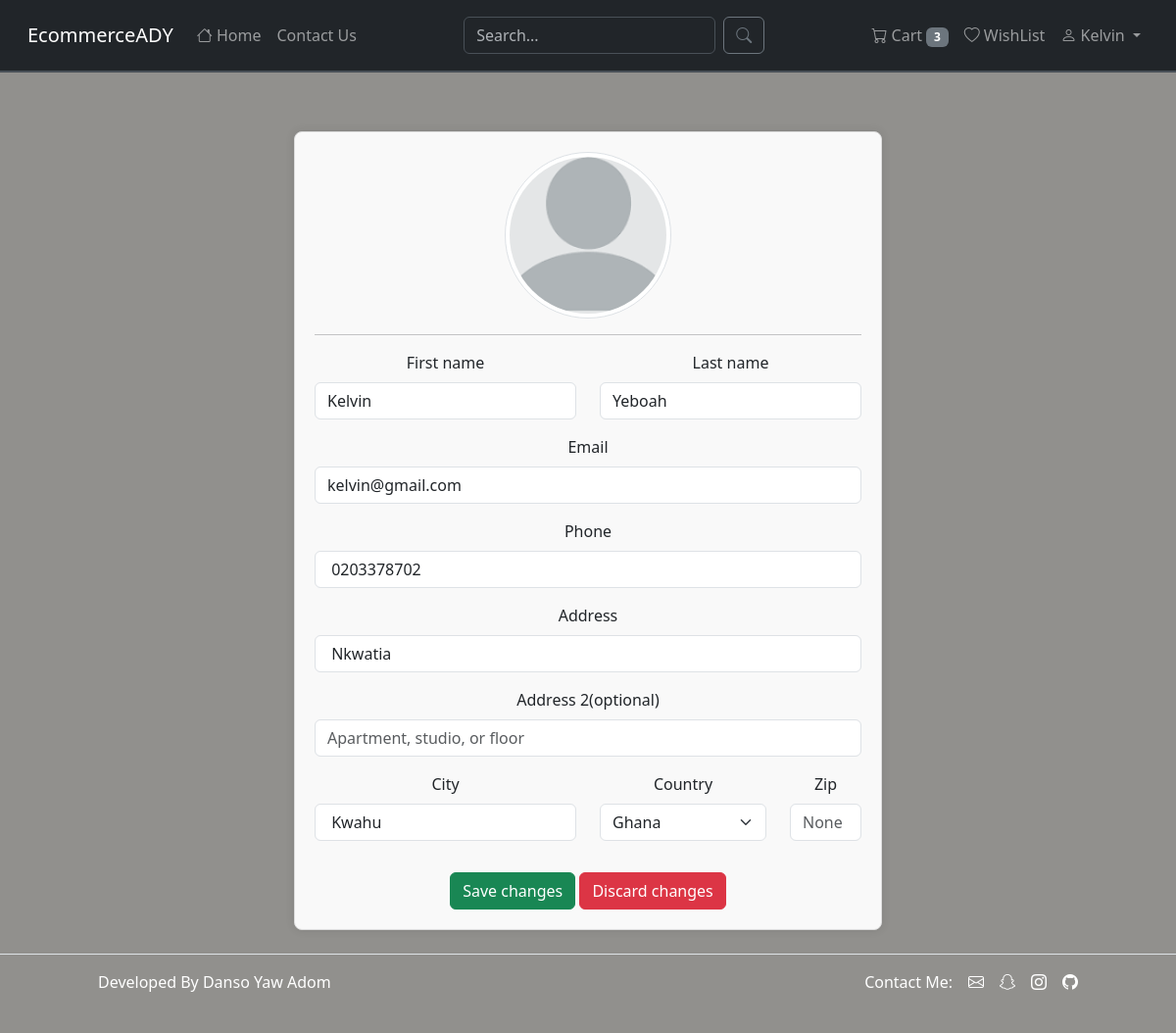
Page /edit-profile (signed in) on the committed database.
### ecommerce/models.py (models this page shows, shortened)
class User(db.Model, UserMixin):
	id = db.Column(db.Integer, primary_key=True)
	first_name = db.Column(db.String(120), nullable=False)
	last_name = db.Column(db.String(120), nullable=False)
	email = db.Column(db.String(50), unique=True, nullable=False)
	password = db.Column(db.String(120), nullable=False)
	timestamp = db.Column(db.DateTime, default=datetime.utcnow, nullable=False)
	cart = db.relationship('Cart', backref='user', lazy=True)
	wish_list = db.relationship('WishList', backref='user', lazy=True)
	orders = db.relationship('Orders', backref='user', lazy=True)
	role = db.Column(db.String(50), nullable=False, default='normal')
	phone = db.Column(db.String(120), nullable=True)
	address = db.Column(db.String(120), nullable=True)
	address2 = db.Column(db.String(120), nullable=True)
	city = db.Column(db.String(120), nullable=True)
	zip_code = db.Column(db.String(120), nullable=True)
	country = db.Column(db.String(120), nullable=True)

### ecommerce/views.py (the view, shortened to what this page needs)
@views.route('/edit-profile', methods=['GET', 'POST'])
@login_required
def edit_profile():
	form = EditProfile()
	user = db.get_or_404(User, current_user.id)
	return render_template('views/edit_profile.html', form=form)

### ecommerce/forms.py
class EditProfile(FlaskForm):
	fname = StringField('First name', validators=[DataRequired()])
	lname = StringField('Last name', validators=[DataRequired()])
	phone = TelField('Phone', validators=[DataRequired()])
	email = StringField("Email Address", validators=[DataRequired(), Email(message='Please enter a valid email')])
	address = StringField('Address', validators=[Optional()])
	address2 = StringField('Address 2', validators=[Optional()])
	city = StringField('City', validators=[Optional()])
	country = SelectField('Country', choices=[('Ghana'), ('Nigeria'), ('Togo')], validators=[Optional()])
	zipcode = StringField('Zip code', validators=[Optional()])

### ecommerce/views.py (called while the page is built)
@views.app_context_processor
def base():
	cart_no = 0
	if current_user.is_authenticated:
		cart_items = db.session.execute(db.select(Cart).filter(Cart.user_id == current_user.id)).scalars()
		cart_no = len(list(cart_items))
	return dict(cart_no=cart_no)

### ecommerce/templates/views/edit_profile.html (shortened to what this page needs)
{% extends 'views/base.html' %}
{% block content %}
<div class="container">
    <form action="{{ url_for('views.edit_profile') }}", method="POST" novalidate>
        <div class="profile-card mt-5">
            <div class="container-fluid d-flex justify-content-around">
                <div class="profile-image-container positon-relative">
                    <img src="{{ url_for('static', filename='images/no-image.png') }}" class="img-fluid img-thumbnail profile-image" alt="Profile Picture">
                </div>
            </div>
            <hr>
            <div class="row">
              <div class="col-md-6 mb-3">
                <label for="fname" class="form-label">First name</label>
                <input type="text" name="fname" class="form-control" id="fname" value="{{current_user.first_name}}">
              </div>
              <div class="col-md-6 mb-3">
                <label for="lname" class="form-label">Last name</label>
                <input type="text" name="lname" class="form-control" id="lname" value="{{current_user.last_name}}">
              </div>
              <div class="col-12 mb-3">
                <label for="email" class="form-label">Email</label>
                <input type="email" name="email" class="form-control" id="email" value="{{current_user.email}}">
              </div>
              <div class="col-md-12 mb-3">
                <label for="phone" class="form-label">Phone</label>
                <input type="tel" name="phone" class="form-control" id="phone" value="{% if current_user.phone %} {{current_user.phone}} {% endif %}" placeholder="Not specified">
              </div>
              <div class="col-12 mb-3">
                <label for="address" class="form-label">Address</label>
                <input type="text" name="address" class="form-control" id="address" value="{% if current_user.address %} {{current_user.address}} {% endif %}" placeholder="Not specified">
              </div>
              <div class="col-12 mb-3">
                <label for="address2" class="form-label">Address 2<span>(optional)</span></label>
                <input type="text" name="address2" class="form-control" id="address2" value="{% if current_user.address2 %} {{current_user.address2}} {% endif %}" placeholder="Apartment, studio, or floor">
              </div>
              <div class="col-md-6 mb-3">
                <label for="city" class="form-label">City</label>
                <input type="text" name="city" class="form-control" id="city" value="{% if current_user.city %} {{current_user.city}} {% endif %}" placeholder="Not specified">
              </div>
              <div class="col-md-4 mb-3">
                <label for="country" class="form-label">Country</label>
                <select id="country" name="country" class="form-select">
                    <option value="Ghana" {% if current_user.country == 'Ghana' %} selected {% endif %}>Ghana</option>
                </select>
              </div>
              <div class="col-md-2 mb-3">
                <label for="zipcode" class="form-label">Zip</label>
                <input type="text" class="form-control" name="zipcode" id="zipcode" placeholder="{{current_user.zip_code}}">
              </div>
            </div>
            <div class="mt-3">
                <button type="submit" class="btn btn-success">Save changes</button>
                <a href="{{ url_for('views.profile') }}" class="btn btn-danger">
                    Discard changes
                </a>
            </div>
        </div>
    </form>
</div>
{% endblock content %}

### ecommerce/templates/views/_navbar.html (shortened to what this page needs)
<div class="navbar navbar-expand-md navbar-dark bg-dark fixed-top p-3 border-bottom border-2">
  <div class="container-fluid">
    <a class="navbar-brand" href="{{ url_for('views.home') }}">EcommerceADY</a>
    <div class="collapse navbar-collapse" id="navbarSupportedContent">
      <ul class="navbar-nav me-auto mb-2 mb-lg-0">
        <li class="nav-item">
          <a class="nav-link" href="{{ url_for('views.home') }}">
            <i class="bi bi-house"></i> Home
          </a>
        </li>
        <li class="nav-item">
          <a class="nav-link" href="#">
            Contact Us
          </a>
        </li>
      </ul>
      <form class="d-flex" method="POST" action="{{ url_for('views.search') }}">
        <input class="form-control me-2" type="text" name="search" placeholder="Search..." aria-label="Search">
        <button class="btn btn-outline-secondary" type="submit">
          <i class="bi bi-search"></i>
        </button>
      </form>
      <ul class="navbar-nav ms-auto mb-2 mb-lg-0">
        {% if current_user.is_authenticated %}
        <li class="nav-item">
          <a class="nav-link" href="{{ url_for('views.cart') }}">
            <i class="bi bi-cart"></i> Cart
            {% if cart_no > 0 %}
            <span class="badge bg-secondary">{{ cart_no }}</span>
            {% endif %}
          </a>
        </li>
        <li class="nav-item">
          <a class="nav-link" href="{{ url_for('views.wishlist') }}">
            <i class="bi bi-heart"></i> WishList
          </a>
        </li>
        <li class="nav-item dropdown">
          <a class="nav-link dropdown-toggle" href="#" id="navbarDropdown" role="button" data-bs-toggle="dropdown" aria-expanded="false">
            <i class="bi bi-person"></i> {{current_user.first_name}}
          </a>
        </li>
        {% endif %}
      </ul>
    </div>
  </div>
</div>

### ecommerce/static/css/base.css (style rules this page uses)
body { background: #91908d; font-family: 'Segoe UI', Tahoma, Geneva, Verdana, sans-serif; }
.container { text-align: center; }
.profile-card { max-width: 600px; margin: 0 auto; padding: 20px; background-color: #f9f9f9; border: 1px solid #ddd; border-radius: 8px; box-shadow: 0 0 10px rgba(0,0,0,0.1); }
.profile-image-container { position: relative; width: 170px; height: 170px; border-radius: 50%; }
.profile-image { width: 100%; height: 100%; border-radius: 50%; object-fit: cover; }

### rows in the picture
User: first_name "Kelvin", fname "Kelvin", lname "Yeboah", email "kelvin@gmail.com", phone "0203378702", address "Nkwatia", city "Kwahu", country "Ghana", zipcode "None"

### other values in the picture
{{ cart_no }} "3"
